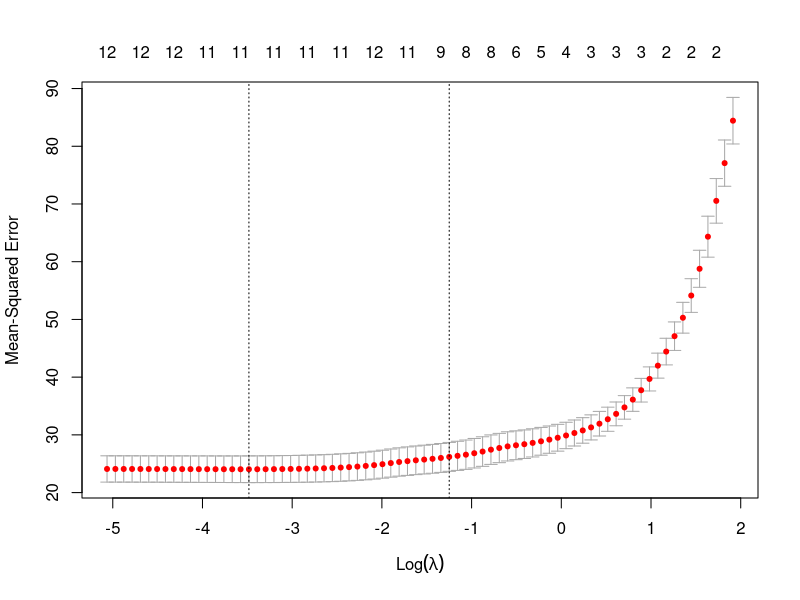

This chart was generated by the following R code:
## ---- chunk 1
library(MASS)
data(Boston); #this data is in MASS package
library(boot)
model_full <- glm(medv~., data = Boston)
cv.glm(data = Boston, glmfit = model_full, K = 10)$delta[2]

model_2 <- glm(medv~indus + rm, data = Boston)
cv.glm(data = Boston, glmfit = model_2, K = 10)$delta[2]
## ---- chunk 2
MAE_cost <- function(pi, r){
  return(mean(abs(pi-r)))
}

cv.glm(data = Boston, glmfit = model_full, cost = MAE_cost, K = 10)$delta[2]

cv.glm(data = Boston, glmfit = model_2, cost = MAE_cost, K = 10)$delta[2]
## ---- chunk 3
cv.glm(data = Boston, glmfit = model_full, K = nrow(Boston))$delta[2]

cv.glm(data = Boston, glmfit = model_2, K = nrow(Boston))$delta[2]
## ---- chunk 4
library(glmnet)
lasso_fit  <- glmnet(x = as.matrix(Boston[, -c(which(colnames(Boston)=='medv'))]), y = Boston$medv, alpha = 1)
#use 10-fold cross validation to pick lambda
cv_lasso_fit = cv.glmnet(x = as.matrix(Boston[, -c(which(colnames(Boston)=='medv'))]), y = Boston$medv, alpha = 1, nfolds = 10)
plot(cv_lasso_fit)
## ---- chunk 5
cv_lasso_fit$lambda.min
## ---- chunk 6
coef(lasso_fit, s = cv_lasso_fit$lambda.min)
pred_IS <- predict(lasso_fit, as.matrix(Boston[, -c(which(colnames(Boston)=='medv'))]), s = cv_lasso_fit$lambda.min)
MAE_cost(pred_IS, Boston$medv)
